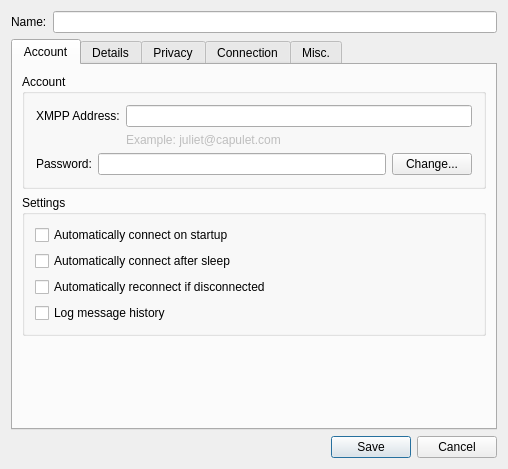
<?xml version="1.0" encoding="UTF-8"?>
<ui version="4.0">
 <class>AccountModify</class>
 <widget class="QDialog" name="AccountModify">
  <property name="geometry">
   <rect>
    <x>0</x>
    <y>0</y>
    <width>500</width>
    <height>469</height>
   </rect>
  </property>
  <property name="windowTitle">
   <string>Account Properties</string>
  </property>
  <layout class="QVBoxLayout" name="_2">
   <item>
    <layout class="QHBoxLayout" name="_3">
     <item>
      <widget class="QLabel" name="lb_name">
       <property name="text">
        <string>Name:</string>
       </property>
      </widget>
     </item>
     <item>
      <widget class="QLineEdit" name="le_name"/>
     </item>
    </layout>
   </item>
   <item>
    <widget class="QTabWidget" name="tab_main">
     <property name="tabShape">
      <enum>QTabWidget::Rounded</enum>
     </property>
     <property name="currentIndex">
      <number>0</number>
     </property>
     <widget class="QWidget" name="tab_account">
      <attribute name="title">
       <string>Account</string>
      </attribute>
      <layout class="QVBoxLayout">
       <property name="spacing">
        <number>6</number>
       </property>
       <property name="leftMargin">
        <number>9</number>
       </property>
       <property name="topMargin">
        <number>9</number>
       </property>
       <property name="rightMargin">
        <number>9</number>
       </property>
       <property name="bottomMargin">
        <number>9</number>
       </property>
       <item>
        <widget class="QGroupBox" name="gb_account">
         <property name="title">
          <string>Account</string>
         </property>
         <layout class="QVBoxLayout">
          <property name="spacing">
           <number>6</number>
          </property>
          <property name="leftMargin">
           <number>11</number>
          </property>
          <property name="topMargin">
           <number>11</number>
          </property>
          <property name="rightMargin">
           <number>11</number>
          </property>
          <property name="bottomMargin">
           <number>11</number>
          </property>
          <item>
           <layout class="QGridLayout">
            <property name="leftMargin">
             <number>0</number>
            </property>
            <property name="topMargin">
             <number>0</number>
            </property>
            <property name="rightMargin">
             <number>0</number>
            </property>
            <property name="bottomMargin">
             <number>0</number>
            </property>
            <property name="spacing">
             <number>6</number>
            </property>
            <item row="1" column="1">
             <widget class="QLabel" name="lb_example">
              <property name="enabled">
               <bool>false</bool>
              </property>
              <property name="text">
               <string>Example: juliet@capulet.com</string>
              </property>
             </widget>
            </item>
            <item row="0" column="0">
             <widget class="QLabel" name="lb_jid">
              <property name="text">
               <string>XMPP Address:</string>
              </property>
             </widget>
            </item>
            <item row="0" column="1">
             <widget class="QLineEdit" name="le_jid"/>
            </item>
           </layout>
          </item>
          <item>
           <layout class="QHBoxLayout">
            <property name="spacing">
             <number>6</number>
            </property>
            <property name="leftMargin">
             <number>0</number>
            </property>
            <property name="topMargin">
             <number>0</number>
            </property>
            <property name="rightMargin">
             <number>0</number>
            </property>
            <property name="bottomMargin">
             <number>0</number>
            </property>
            <item>
             <widget class="QLabel" name="textLabel1">
              <property name="text">
               <string>Password:</string>
              </property>
             </widget>
            </item>
            <item>
             <widget class="QLineEdit" name="le_pass">
              <property name="echoMode">
               <enum>QLineEdit::Password</enum>
              </property>
             </widget>
            </item>
            <item>
             <widget class="QPushButton" name="pb_changepw">
              <property name="text">
               <string>Change...</string>
              </property>
             </widget>
            </item>
           </layout>
          </item>
         </layout>
        </widget>
       </item>
       <item>
        <widget class="QGroupBox" name="groupBox46">
         <property name="title">
          <string>Settings</string>
         </property>
         <layout class="QVBoxLayout">
          <property name="spacing">
           <number>6</number>
          </property>
          <property name="leftMargin">
           <number>10</number>
          </property>
          <property name="topMargin">
           <number>10</number>
          </property>
          <property name="rightMargin">
           <number>10</number>
          </property>
          <property name="bottomMargin">
           <number>10</number>
          </property>
          <item>
           <widget class="QCheckBox" name="ck_auto">
            <property name="text">
             <string>Automatically connect on startup</string>
            </property>
           </widget>
          </item>
          <item>
           <widget class="QCheckBox" name="ck_connectAfterSleep">
            <property name="text">
             <string>Automatically connect after sleep</string>
            </property>
           </widget>
          </item>
          <item>
           <widget class="QCheckBox" name="ck_reconn">
            <property name="text">
             <string>Automatically reconnect if disconnected</string>
            </property>
           </widget>
          </item>
          <item>
           <widget class="QCheckBox" name="ck_log">
            <property name="text">
             <string>Log message history</string>
            </property>
           </widget>
          </item>
         </layout>
        </widget>
       </item>
       <item>
        <spacer>
         <property name="orientation">
          <enum>Qt::Vertical</enum>
         </property>
         <property name="sizeType">
          <enum>QSizePolicy::Expanding</enum>
         </property>
         <property name="sizeHint" stdset="0">
          <size>
           <width>20</width>
           <height>0</height>
          </size>
         </property>
        </spacer>
       </item>
      </layout>
     </widget>
     <widget class="QWidget" name="tab_details">
      <attribute name="title">
       <string>Details</string>
      </attribute>
      <layout class="QVBoxLayout">
       <property name="spacing">
        <number>6</number>
       </property>
       <property name="leftMargin">
        <number>9</number>
       </property>
       <property name="topMargin">
        <number>9</number>
       </property>
       <property name="rightMargin">
        <number>9</number>
       </property>
       <property name="bottomMargin">
        <number>9</number>
       </property>
       <item>
        <widget class="QGroupBox" name="gb_personal">
         <property name="title">
          <string>Personal Information</string>
         </property>
         <layout class="QVBoxLayout">
          <property name="spacing">
           <number>6</number>
          </property>
          <property name="leftMargin">
           <number>11</number>
          </property>
          <property name="topMargin">
           <number>11</number>
          </property>
          <property name="rightMargin">
           <number>11</number>
          </property>
          <property name="bottomMargin">
           <number>11</number>
          </property>
          <item>
           <widget class="QLabel" name="TextLabel3">
            <property name="text">
             <string>&lt;qt&gt;Information about you is stored as a VCard on the server, which other people can retrieve at any time.&lt;/qt&gt;</string>
            </property>
            <property name="wordWrap">
             <bool>true</bool>
            </property>
           </widget>
          </item>
          <item>
           <layout class="QHBoxLayout">
            <property name="spacing">
             <number>6</number>
            </property>
            <property name="leftMargin">
             <number>0</number>
            </property>
            <property name="topMargin">
             <number>0</number>
            </property>
            <property name="rightMargin">
             <number>0</number>
            </property>
            <property name="bottomMargin">
             <number>0</number>
            </property>
            <item>
             <spacer>
              <property name="orientation">
               <enum>Qt::Horizontal</enum>
              </property>
              <property name="sizeType">
               <enum>QSizePolicy::Expanding</enum>
              </property>
              <property name="sizeHint" stdset="0">
               <size>
                <width>0</width>
                <height>0</height>
               </size>
              </property>
             </spacer>
            </item>
            <item>
             <widget class="QPushButton" name="pb_vcard">
              <property name="text">
               <string>Edit Personal &amp;Details...</string>
              </property>
             </widget>
            </item>
           </layout>
          </item>
         </layout>
        </widget>
       </item>
       <item>
        <widget class="QGroupBox" name="bg_meeting">
         <property name="title">
          <string>Meeting</string>
         </property>
         <layout class="QVBoxLayout" name="verticalLayout_4">
          <item>
           <widget class="QLineEdit" name="le_meeting">
            <property name="enabled">
             <bool>false</bool>
            </property>
           </widget>
          </item>
         </layout>
        </widget>
       </item>
       <item>
        <widget class="QGroupBox" name="gb_pgp">
         <property name="title">
          <string>OpenPGP</string>
         </property>
         <layout class="QVBoxLayout">
          <property name="spacing">
           <number>6</number>
          </property>
          <property name="leftMargin">
           <number>10</number>
          </property>
          <property name="topMargin">
           <number>10</number>
          </property>
          <property name="rightMargin">
           <number>10</number>
          </property>
          <property name="bottomMargin">
           <number>10</number>
          </property>
          <item>
           <layout class="QHBoxLayout">
            <property name="spacing">
             <number>6</number>
            </property>
            <property name="leftMargin">
             <number>0</number>
            </property>
            <property name="topMargin">
             <number>0</number>
            </property>
            <property name="rightMargin">
             <number>0</number>
            </property>
            <property name="bottomMargin">
             <number>0</number>
            </property>
            <item>
             <widget class="IconLabel" name="lb_keyicon" native="true"/>
            </item>
            <item>
             <widget class="QLabel" name="lb_keyname">
              <property name="sizePolicy">
               <sizepolicy hsizetype="Expanding" vsizetype="Preferred">
                <horstretch>0</horstretch>
                <verstretch>0</verstretch>
               </sizepolicy>
              </property>
              <property name="text">
               <string>placeholder2</string>
              </property>
             </widget>
            </item>
           </layout>
          </item>
          <item>
           <layout class="QHBoxLayout">
            <property name="spacing">
             <number>6</number>
            </property>
            <property name="leftMargin">
             <number>0</number>
            </property>
            <property name="topMargin">
             <number>0</number>
            </property>
            <property name="rightMargin">
             <number>0</number>
            </property>
            <property name="bottomMargin">
             <number>0</number>
            </property>
            <item>
             <spacer>
              <property name="orientation">
               <enum>Qt::Horizontal</enum>
              </property>
              <property name="sizeType">
               <enum>QSizePolicy::Expanding</enum>
              </property>
              <property name="sizeHint" stdset="0">
               <size>
                <width>0</width>
                <height>20</height>
               </size>
              </property>
             </spacer>
            </item>
            <item>
             <widget class="QPushButton" name="pb_key">
              <property name="text">
               <string>Select &amp;Key...</string>
              </property>
             </widget>
            </item>
            <item>
             <widget class="QPushButton" name="pb_keyclear">
              <property name="text">
               <string>Use None</string>
              </property>
             </widget>
            </item>
           </layout>
          </item>
         </layout>
        </widget>
       </item>
       <item>
        <spacer>
         <property name="orientation">
          <enum>Qt::Vertical</enum>
         </property>
         <property name="sizeType">
          <enum>QSizePolicy::Expanding</enum>
         </property>
         <property name="sizeHint" stdset="0">
          <size>
           <width>20</width>
           <height>0</height>
          </size>
         </property>
        </spacer>
       </item>
      </layout>
     </widget>
     <widget class="QWidget" name="tab_privacy">
      <attribute name="title">
       <string>Privacy</string>
      </attribute>
      <layout class="QVBoxLayout">
       <property name="spacing">
        <number>6</number>
       </property>
       <property name="leftMargin">
        <number>9</number>
       </property>
       <property name="topMargin">
        <number>9</number>
       </property>
       <property name="rightMargin">
        <number>9</number>
       </property>
       <property name="bottomMargin">
        <number>9</number>
       </property>
       <item>
        <widget class="QStackedWidget" name="ws_privacy">
         <property name="currentIndex">
          <number>1</number>
         </property>
         <widget class="QWidget" name="pg_privacyStatus">
          <layout class="QVBoxLayout">
           <property name="spacing">
            <number>6</number>
           </property>
           <property name="leftMargin">
            <number>0</number>
           </property>
           <property name="topMargin">
            <number>0</number>
           </property>
           <property name="rightMargin">
            <number>0</number>
           </property>
           <property name="bottomMargin">
            <number>0</number>
           </property>
           <item>
            <spacer>
             <property name="orientation">
              <enum>Qt::Vertical</enum>
             </property>
             <property name="sizeHint" stdset="0">
              <size>
               <width>20</width>
               <height>0</height>
              </size>
             </property>
            </spacer>
           </item>
           <item>
            <widget class="QLabel" name="lb_privacyStatus">
             <property name="text">
              <string/>
             </property>
             <property name="alignment">
              <set>Qt::AlignCenter</set>
             </property>
            </widget>
           </item>
           <item>
            <spacer>
             <property name="orientation">
              <enum>Qt::Vertical</enum>
             </property>
             <property name="sizeHint" stdset="0">
              <size>
               <width>20</width>
               <height>0</height>
              </size>
             </property>
            </spacer>
           </item>
          </layout>
         </widget>
         <widget class="QWidget" name="pg_privacy">
          <layout class="QVBoxLayout">
           <property name="spacing">
            <number>6</number>
           </property>
           <property name="leftMargin">
            <number>0</number>
           </property>
           <property name="topMargin">
            <number>0</number>
           </property>
           <property name="rightMargin">
            <number>0</number>
           </property>
           <property name="bottomMargin">
            <number>0</number>
           </property>
           <item>
            <widget class="QGroupBox" name="groupBox">
             <property name="title">
              <string>Blocked Contacts</string>
             </property>
             <layout class="QHBoxLayout">
              <property name="spacing">
               <number>6</number>
              </property>
              <property name="leftMargin">
               <number>9</number>
              </property>
              <property name="topMargin">
               <number>9</number>
              </property>
              <property name="rightMargin">
               <number>9</number>
              </property>
              <property name="bottomMargin">
               <number>9</number>
              </property>
              <item>
               <widget class="QListView" name="lv_blocked"/>
              </item>
              <item>
               <layout class="QVBoxLayout">
                <property name="spacing">
                 <number>6</number>
                </property>
                <property name="leftMargin">
                 <number>0</number>
                </property>
                <property name="topMargin">
                 <number>0</number>
                </property>
                <property name="rightMargin">
                 <number>0</number>
                </property>
                <property name="bottomMargin">
                 <number>0</number>
                </property>
                <item>
                 <widget class="QPushButton" name="pb_addBlock">
                  <property name="text">
                   <string>Add</string>
                  </property>
                 </widget>
                </item>
                <item>
                 <widget class="QPushButton" name="pb_removeBlock">
                  <property name="text">
                   <string>Remove</string>
                  </property>
                 </widget>
                </item>
                <item>
                 <spacer>
                  <property name="orientation">
                   <enum>Qt::Vertical</enum>
                  </property>
                  <property name="sizeHint" stdset="0">
                   <size>
                    <width>20</width>
                    <height>0</height>
                   </size>
                  </property>
                 </spacer>
                </item>
               </layout>
              </item>
             </layout>
            </widget>
           </item>
           <item>
            <layout class="QHBoxLayout">
             <property name="spacing">
              <number>6</number>
             </property>
             <property name="leftMargin">
              <number>0</number>
             </property>
             <property name="topMargin">
              <number>0</number>
             </property>
             <property name="rightMargin">
              <number>0</number>
             </property>
             <property name="bottomMargin">
              <number>0</number>
             </property>
             <item>
              <widget class="QLabel" name="lb_customPrivacy">
               <property name="text">
                <string>You are using advanced settings. This list may not be accurate.</string>
               </property>
               <property name="wordWrap">
                <bool>true</bool>
               </property>
              </widget>
             </item>
             <item>
              <spacer>
               <property name="orientation">
                <enum>Qt::Horizontal</enum>
               </property>
               <property name="sizeHint" stdset="0">
                <size>
                 <width>0</width>
                 <height>20</height>
                </size>
               </property>
              </spacer>
             </item>
             <item>
              <widget class="QPushButton" name="pb_privacy">
               <property name="text">
                <string>Advanced ...</string>
               </property>
              </widget>
             </item>
            </layout>
           </item>
          </layout>
         </widget>
        </widget>
       </item>
      </layout>
     </widget>
     <widget class="QWidget" name="tab_connection">
      <attribute name="title">
       <string>Connection</string>
      </attribute>
      <layout class="QVBoxLayout">
       <property name="spacing">
        <number>6</number>
       </property>
       <property name="leftMargin">
        <number>9</number>
       </property>
       <property name="topMargin">
        <number>9</number>
       </property>
       <property name="rightMargin">
        <number>9</number>
       </property>
       <property name="bottomMargin">
        <number>9</number>
       </property>
       <item>
        <layout class="QHBoxLayout">
         <property name="spacing">
          <number>6</number>
         </property>
         <property name="leftMargin">
          <number>0</number>
         </property>
         <property name="topMargin">
          <number>0</number>
         </property>
         <property name="rightMargin">
          <number>0</number>
         </property>
         <property name="bottomMargin">
          <number>0</number>
         </property>
         <item>
          <widget class="QLabel" name="lb_proxy">
           <property name="text">
            <string>Connection proxy:</string>
           </property>
          </widget>
         </item>
         <item>
          <widget class="QLabel" name="lb_proxychooser">
           <property name="text">
            <string>proxychooser</string>
           </property>
          </widget>
         </item>
        </layout>
       </item>
       <item>
        <widget class="QCheckBox" name="ck_compress">
         <property name="text">
          <string>Compress traffic (if possible)</string>
         </property>
        </widget>
       </item>
       <item>
        <widget class="QCheckBox" name="ck_keepAlive">
         <property name="text">
          <string>Send &quot;keep-alive&quot; packets (to prevent timeouts)</string>
         </property>
        </widget>
       </item>
       <item>
        <widget class="QCheckBox" name="ck_host">
         <property name="text">
          <string>Manually Specify Server Host/Port:</string>
         </property>
        </widget>
       </item>
       <item>
        <layout class="QHBoxLayout">
         <property name="spacing">
          <number>6</number>
         </property>
         <property name="leftMargin">
          <number>0</number>
         </property>
         <property name="topMargin">
          <number>0</number>
         </property>
         <property name="rightMargin">
          <number>0</number>
         </property>
         <property name="bottomMargin">
          <number>0</number>
         </property>
         <item>
          <widget class="QLabel" name="lb_host">
           <property name="text">
            <string>Host:</string>
           </property>
          </widget>
         </item>
         <item>
          <widget class="QLineEdit" name="le_host"/>
         </item>
         <item>
          <widget class="QLabel" name="lb_port">
           <property name="text">
            <string>Port:</string>
           </property>
          </widget>
         </item>
         <item>
          <widget class="QLineEdit" name="le_port">
           <property name="minimumSize">
            <size>
             <width>56</width>
             <height>0</height>
            </size>
           </property>
           <property name="maximumSize">
            <size>
             <width>56</width>
             <height>32767</height>
            </size>
           </property>
          </widget>
         </item>
        </layout>
       </item>
       <item>
        <layout class="QHBoxLayout">
         <property name="spacing">
          <number>6</number>
         </property>
         <property name="leftMargin">
          <number>0</number>
         </property>
         <property name="topMargin">
          <number>0</number>
         </property>
         <property name="rightMargin">
          <number>0</number>
         </property>
         <property name="bottomMargin">
          <number>0</number>
         </property>
         <item>
          <widget class="QLabel" name="lb_ssl">
           <property name="text">
            <string>Encrypt connection:</string>
           </property>
          </widget>
         </item>
         <item>
          <widget class="QComboBox" name="cb_ssl">
           <property name="sizePolicy">
            <sizepolicy hsizetype="Minimum" vsizetype="Fixed">
             <horstretch>0</horstretch>
             <verstretch>0</verstretch>
            </sizepolicy>
           </property>
           <property name="sizeAdjustPolicy">
            <enum>QComboBox::AdjustToContents</enum>
           </property>
          </widget>
         </item>
         <item>
          <spacer>
           <property name="orientation">
            <enum>Qt::Horizontal</enum>
           </property>
           <property name="sizeType">
            <enum>QSizePolicy::Expanding</enum>
           </property>
           <property name="sizeHint" stdset="0">
            <size>
             <width>0</width>
             <height>16</height>
            </size>
           </property>
          </spacer>
         </item>
        </layout>
       </item>
       <item>
        <layout class="QHBoxLayout">
         <property name="spacing">
          <number>6</number>
         </property>
         <property name="leftMargin">
          <number>0</number>
         </property>
         <property name="topMargin">
          <number>0</number>
         </property>
         <property name="rightMargin">
          <number>0</number>
         </property>
         <property name="bottomMargin">
          <number>0</number>
         </property>
         <item>
          <widget class="QLabel" name="lb_plain">
           <property name="text">
            <string>Allow plaintext authentication:</string>
           </property>
          </widget>
         </item>
         <item>
          <widget class="QComboBox" name="cb_plain">
           <property name="sizePolicy">
            <sizepolicy hsizetype="Minimum" vsizetype="Fixed">
             <horstretch>0</horstretch>
             <verstretch>0</verstretch>
            </sizepolicy>
           </property>
           <property name="sizeAdjustPolicy">
            <enum>QComboBox::AdjustToContents</enum>
           </property>
          </widget>
         </item>
         <item>
          <spacer>
           <property name="orientation">
            <enum>Qt::Horizontal</enum>
           </property>
           <property name="sizeType">
            <enum>QSizePolicy::Expanding</enum>
           </property>
           <property name="sizeHint" stdset="0">
            <size>
             <width>0</width>
             <height>16</height>
            </size>
           </property>
          </spacer>
         </item>
        </layout>
       </item>
       <item>
        <widget class="QCheckBox" name="ck_req_mutual">
         <property name="text">
          <string>Require mutual authentication</string>
         </property>
        </widget>
       </item>
       <item>
        <layout class="QHBoxLayout">
         <property name="spacing">
          <number>6</number>
         </property>
         <property name="leftMargin">
          <number>0</number>
         </property>
         <property name="topMargin">
          <number>0</number>
         </property>
         <property name="rightMargin">
          <number>0</number>
         </property>
         <property name="bottomMargin">
          <number>0</number>
         </property>
         <item>
          <widget class="QLabel" name="lb_security_level">
           <property name="text">
            <string>SASL Security Level:</string>
           </property>
          </widget>
         </item>
         <item>
          <widget class="QComboBox" name="cb_security_level">
           <property name="sizePolicy">
            <sizepolicy hsizetype="Minimum" vsizetype="Fixed">
             <horstretch>0</horstretch>
             <verstretch>0</verstretch>
            </sizepolicy>
           </property>
           <property name="sizeAdjustPolicy">
            <enum>QComboBox::AdjustToContents</enum>
           </property>
          </widget>
         </item>
         <item>
          <spacer>
           <property name="orientation">
            <enum>Qt::Horizontal</enum>
           </property>
           <property name="sizeType">
            <enum>QSizePolicy::Expanding</enum>
           </property>
           <property name="sizeHint" stdset="0">
            <size>
             <width>0</width>
             <height>16</height>
            </size>
           </property>
          </spacer>
         </item>
        </layout>
       </item>
       <item>
        <spacer>
         <property name="orientation">
          <enum>Qt::Vertical</enum>
         </property>
         <property name="sizeType">
          <enum>QSizePolicy::Expanding</enum>
         </property>
         <property name="sizeHint" stdset="0">
          <size>
           <width>20</width>
           <height>0</height>
          </size>
         </property>
        </spacer>
       </item>
      </layout>
     </widget>
     <widget class="QWidget" name="tab_misc">
      <attribute name="title">
       <string>Misc.</string>
      </attribute>
      <layout class="QVBoxLayout" name="verticalLayout_2">
       <item>
        <widget class="QCheckBox" name="ck_automatic_resource">
         <property name="text">
          <string>Use hostname as resource</string>
         </property>
        </widget>
       </item>
       <item>
        <layout class="QHBoxLayout">
         <property name="spacing">
          <number>6</number>
         </property>
         <property name="leftMargin">
          <number>0</number>
         </property>
         <property name="topMargin">
          <number>0</number>
         </property>
         <property name="rightMargin">
          <number>0</number>
         </property>
         <property name="bottomMargin">
          <number>0</number>
         </property>
         <item>
          <widget class="QLabel" name="lb_resource">
           <property name="text">
            <string>Resource:</string>
           </property>
          </widget>
         </item>
         <item>
          <widget class="QLineEdit" name="le_resource">
           <property name="minimumSize">
            <size>
             <width>100</width>
             <height>0</height>
            </size>
           </property>
          </widget>
         </item>
         <item>
          <widget class="QLabel" name="lb_priority">
           <property name="text">
            <string>Priority:</string>
           </property>
          </widget>
         </item>
         <item>
          <widget class="QLineEdit" name="le_priority">
           <property name="sizePolicy">
            <sizepolicy hsizetype="Fixed" vsizetype="Fixed">
             <horstretch>0</horstretch>
             <verstretch>0</verstretch>
            </sizepolicy>
           </property>
           <property name="minimumSize">
            <size>
             <width>56</width>
             <height>0</height>
            </size>
           </property>
           <property name="maximumSize">
            <size>
             <width>56</width>
             <height>32767</height>
            </size>
           </property>
          </widget>
         </item>
        </layout>
       </item>
       <item>
        <widget class="QGroupBox" name="groupBox_3">
         <property name="title">
          <string>Data Transfer</string>
         </property>
         <layout class="QVBoxLayout" name="verticalLayout_3">
          <item>
           <widget class="QCheckBox" name="ck_ibbOnly">
            <property name="text">
             <string>In-Band only (slow)</string>
            </property>
           </widget>
          </item>
          <item>
           <layout class="QHBoxLayout">
            <property name="spacing">
             <number>6</number>
            </property>
            <property name="leftMargin">
             <number>0</number>
            </property>
            <property name="topMargin">
             <number>0</number>
            </property>
            <property name="rightMargin">
             <number>0</number>
            </property>
            <property name="bottomMargin">
             <number>0</number>
            </property>
            <item>
             <widget class="QLabel" name="lb_dtProxy">
              <property name="text">
               <string>Proxy:</string>
              </property>
             </widget>
            </item>
            <item>
             <widget class="QLineEdit" name="le_dtProxy"/>
            </item>
           </layout>
          </item>
         </layout>
        </widget>
       </item>
       <item>
        <widget class="QGroupBox" name="groupBox_2">
         <property name="title">
          <string>STUN/TURN</string>
         </property>
         <layout class="QVBoxLayout" name="verticalLayout">
          <item>
           <layout class="QHBoxLayout">
            <item>
             <widget class="QLabel" name="lb_stunHost">
              <property name="text">
               <string>Host:</string>
              </property>
             </widget>
            </item>
            <item>
             <widget class="QLineEdit" name="le_stunHost"/>
            </item>
            <item>
             <widget class="QLabel" name="lb_stunPort">
              <property name="text">
               <string>Port:</string>
              </property>
             </widget>
            </item>
            <item>
             <widget class="QLineEdit" name="le_stunPort">
              <property name="minimumSize">
               <size>
                <width>56</width>
                <height>0</height>
               </size>
              </property>
              <property name="maximumSize">
               <size>
                <width>56</width>
                <height>16777215</height>
               </size>
              </property>
             </widget>
            </item>
           </layout>
          </item>
          <item>
           <layout class="QHBoxLayout" name="horizontalLayout">
            <item>
             <widget class="QLabel" name="label">
              <property name="text">
               <string>Username:</string>
              </property>
             </widget>
            </item>
            <item>
             <widget class="QLineEdit" name="le_stunUser">
              <property name="text">
               <string/>
              </property>
             </widget>
            </item>
            <item>
             <widget class="QLabel" name="label_2">
              <property name="text">
               <string>Password:</string>
              </property>
             </widget>
            </item>
            <item>
             <widget class="QLineEdit" name="le_stunPass">
              <property name="echoMode">
               <enum>QLineEdit::Password</enum>
              </property>
             </widget>
            </item>
            <item>
             <spacer name="horizontalSpacer">
              <property name="orientation">
               <enum>Qt::Horizontal</enum>
              </property>
              <property name="sizeHint" stdset="0">
               <size>
                <width>40</width>
                <height>20</height>
               </size>
              </property>
             </spacer>
            </item>
           </layout>
          </item>
         </layout>
        </widget>
       </item>
       <item>
        <widget class="QCheckBox" name="ck_custom_auth">
         <property name="text">
          <string>Authenticate as:</string>
         </property>
        </widget>
       </item>
       <item>
        <layout class="QHBoxLayout">
         <property name="spacing">
          <number>6</number>
         </property>
         <property name="leftMargin">
          <number>0</number>
         </property>
         <property name="topMargin">
          <number>0</number>
         </property>
         <property name="rightMargin">
          <number>0</number>
         </property>
         <property name="bottomMargin">
          <number>0</number>
         </property>
         <item>
          <widget class="QLabel" name="lb_authid">
           <property name="enabled">
            <bool>false</bool>
           </property>
           <property name="text">
            <string>Username:</string>
           </property>
          </widget>
         </item>
         <item>
          <widget class="QLineEdit" name="le_authid">
           <property name="enabled">
            <bool>false</bool>
           </property>
           <property name="sizePolicy">
            <sizepolicy hsizetype="Expanding" vsizetype="Fixed">
             <horstretch>2</horstretch>
             <verstretch>0</verstretch>
            </sizepolicy>
           </property>
          </widget>
         </item>
         <item>
          <widget class="QLabel" name="lb_realm">
           <property name="enabled">
            <bool>false</bool>
           </property>
           <property name="text">
            <string>Realm:</string>
           </property>
          </widget>
         </item>
         <item>
          <widget class="QLineEdit" name="le_realm">
           <property name="enabled">
            <bool>false</bool>
           </property>
           <property name="sizePolicy">
            <sizepolicy hsizetype="Expanding" vsizetype="Fixed">
             <horstretch>3</horstretch>
             <verstretch>0</verstretch>
            </sizepolicy>
           </property>
          </widget>
         </item>
        </layout>
       </item>
       <item>
        <spacer>
         <property name="orientation">
          <enum>Qt::Vertical</enum>
         </property>
         <property name="sizeType">
          <enum>QSizePolicy::Expanding</enum>
         </property>
         <property name="sizeHint" stdset="0">
          <size>
           <width>460</width>
           <height>0</height>
          </size>
         </property>
        </spacer>
       </item>
      </layout>
     </widget>
    </widget>
   </item>
   <item>
    <widget class="QDialogButtonBox" name="buttonBox">
     <property name="standardButtons">
      <set>QDialogButtonBox::Cancel|QDialogButtonBox::Save</set>
     </property>
    </widget>
   </item>
  </layout>
 </widget>
 <layoutdefault spacing="6" margin="11"/>
 <customwidgets>
  <customwidget>
   <class>IconLabel</class>
   <extends>QWidget</extends>
   <header>iconlabel.h</header>
   <container>1</container>
  </customwidget>
 </customwidgets>
 <tabstops>
  <tabstop>le_name</tabstop>
  <tabstop>tab_main</tabstop>
  <tabstop>le_jid</tabstop>
  <tabstop>le_pass</tabstop>
  <tabstop>pb_changepw</tabstop>
  <tabstop>ck_auto</tabstop>
  <tabstop>ck_connectAfterSleep</tabstop>
  <tabstop>ck_reconn</tabstop>
  <tabstop>ck_log</tabstop>
  <tabstop>pb_vcard</tabstop>
  <tabstop>pb_key</tabstop>
  <tabstop>pb_keyclear</tabstop>
  <tabstop>lv_blocked</tabstop>
  <tabstop>pb_addBlock</tabstop>
  <tabstop>pb_removeBlock</tabstop>
  <tabstop>pb_privacy</tabstop>
  <tabstop>ck_compress</tabstop>
  <tabstop>ck_keepAlive</tabstop>
  <tabstop>ck_host</tabstop>
  <tabstop>le_host</tabstop>
  <tabstop>le_port</tabstop>
  <tabstop>cb_ssl</tabstop>
  <tabstop>cb_plain</tabstop>
  <tabstop>ck_req_mutual</tabstop>
  <tabstop>cb_security_level</tabstop>
  <tabstop>ck_automatic_resource</tabstop>
  <tabstop>le_resource</tabstop>
  <tabstop>le_priority</tabstop>
  <tabstop>le_dtProxy</tabstop>
  <tabstop>le_stunHost</tabstop>
  <tabstop>le_stunPort</tabstop>
  <tabstop>le_stunUser</tabstop>
  <tabstop>le_stunPass</tabstop>
  <tabstop>ck_custom_auth</tabstop>
  <tabstop>le_authid</tabstop>
  <tabstop>le_realm</tabstop>
  <tabstop>buttonBox</tabstop>
 </tabstops>
 <resources/>
 <connections>
  <connection>
   <sender>buttonBox</sender>
   <signal>rejected()</signal>
   <receiver>AccountModify</receiver>
   <slot>reject()</slot>
   <hints>
    <hint type="sourcelabel">
     <x>346</x>
     <y>439</y>
    </hint>
    <hint type="destinationlabel">
     <x>523</x>
     <y>386</y>
    </hint>
   </hints>
  </connection>
 </connections>
</ui>
